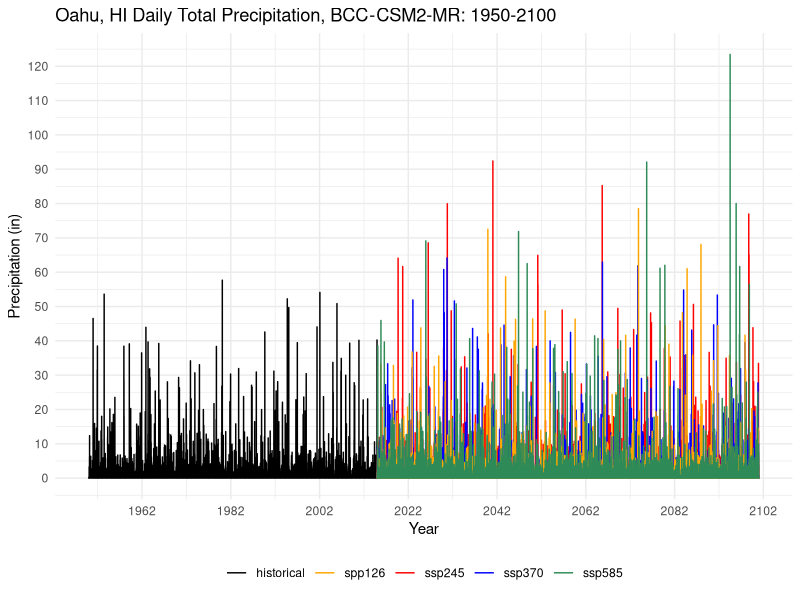
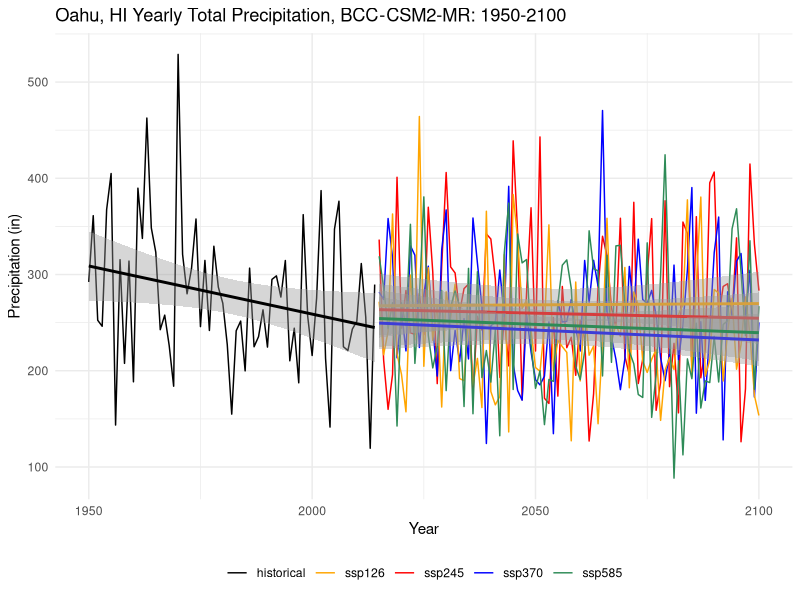
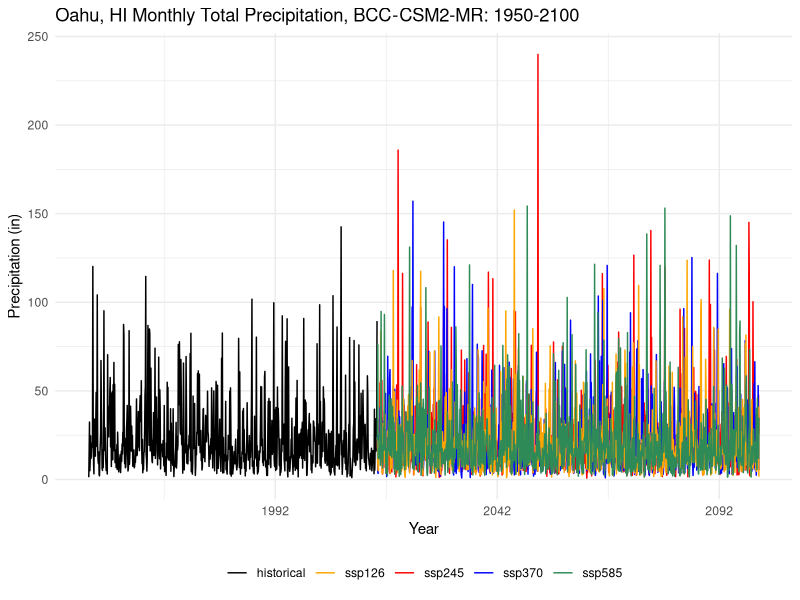
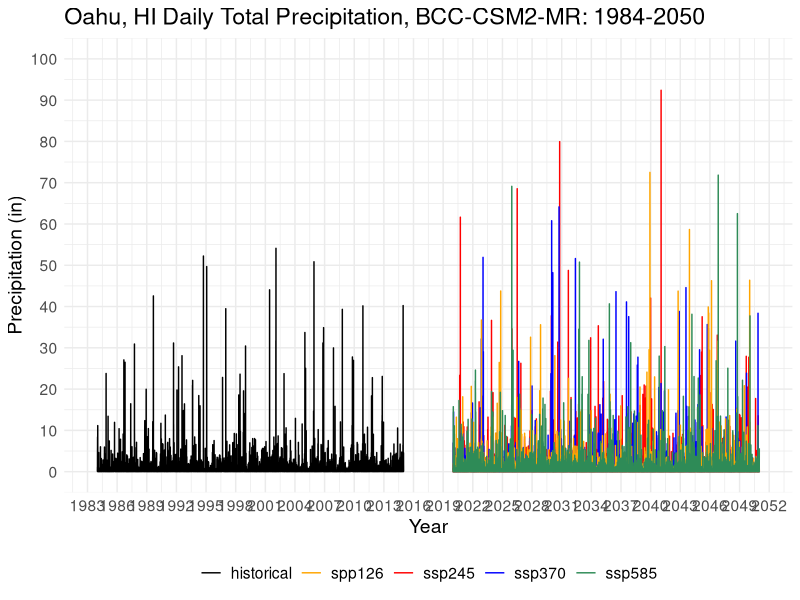
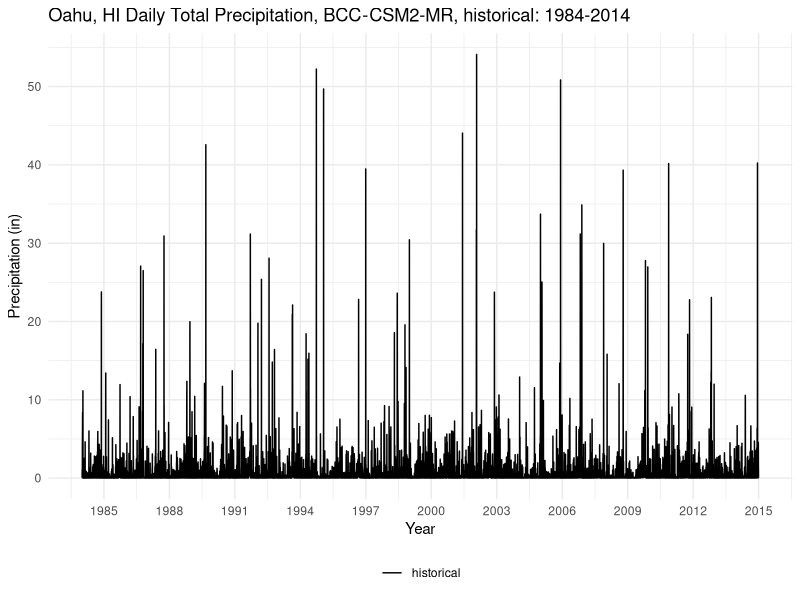
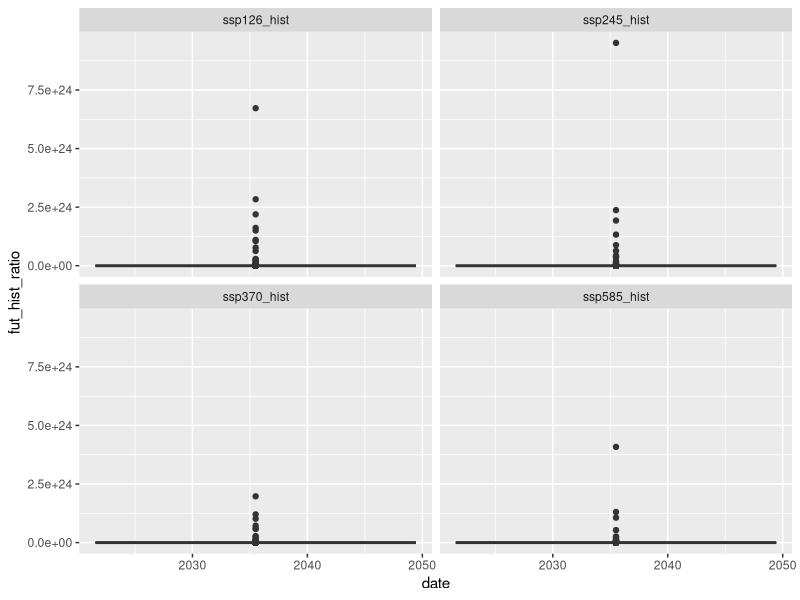
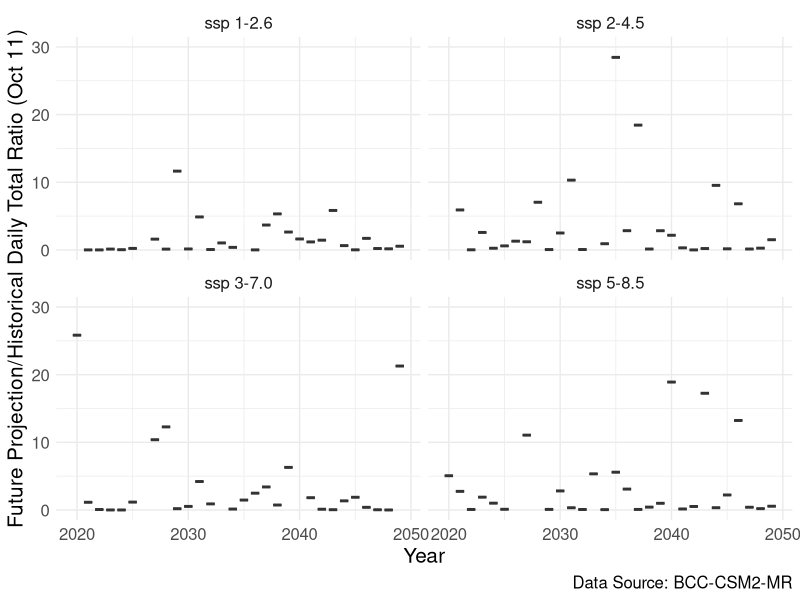

These figures' R source, in order:
## ---- chunk 1
knitr::opts_chunk$set(echo = TRUE)
library(tidyverse)
library(here)
library(lubridate)
library(ggpubr)
library(zoo)
## ---- chunk 2
## Note: these data are from climate model BCC-CSM2-MR (China)
## daily totals
bcc_historical_tot = read.csv(here("climate_change_data", "BCC_daily_tot","oahu_historical_1950_2014_total.csv")) %>%  
  rename(date = dayofyear, pcp = pr) 
bcc_ssp126_tot = read.csv(here("climate_change_data","BCC_daily_tot","oahu_ssp126_2015_2100_total.csv")) %>% 
  rename(date = dayofyear, pcp = pr) 
bcc_ssp245_tot = read.csv(here("climate_change_data","BCC_daily_tot","oahu_ssp245_2015_2100_total.csv")) %>% 
  rename(date = dayofyear, pcp = pr) 
bcc_ssp370_tot = read.csv(here("climate_change_data","BCC_daily_tot","oahu_ssp370_2015_2100_total.csv")) %>% 
  rename(date = dayofyear, pcp = pr)
bcc_ssp585_tot = read.csv(here("climate_change_data","BCC_daily_tot","oahu_ssp585_2015_2100_total.csv")) %>% 
  rename(date = dayofyear, pcp = pr)

bcc_historical_tot$date <- ymd(bcc_historical_tot$date)
bcc_ssp126_tot$date <- ymd(bcc_ssp126_tot$date)
bcc_ssp245_tot$date <- ymd(bcc_ssp245_tot$date)
bcc_ssp370_tot$date <- ymd(bcc_ssp370_tot$date)
bcc_ssp585_tot$date <- ymd(bcc_ssp585_tot$date)
## ---- chunk 3
bcc_daily_tot_proj <- 
  ggplot() +
  geom_line(data = bcc_historical_tot, aes(x=date, y=pcp, color= "black"), size = 0.5) + 
  geom_line(data = bcc_ssp126_tot, aes(x=date, y=pcp, color="orange"), size = 0.5) + 
  geom_line(data = bcc_ssp245_tot, aes(x=date, y=pcp, color="red"), size = 0.5) +
  geom_line(data = bcc_ssp370_tot, aes(x=date, y=pcp, color = "blue"), size = 0.5) +
  geom_line(data = bcc_ssp585_tot, aes(x=date, y=pcp, color = "seagreen"), size = 0.5) + 
  theme_minimal() + 
  scale_y_continuous(breaks=seq(0,150,10)) +
  scale_x_date(date_breaks = "20 years", date_labels = "%Y") +
  ggtitle("Oahu, HI Daily Total Precipitation, BCC-CSM2-MR: 1950-2100") +
   labs(x = "Year",
       y = "Precipitation (in)") +
  scale_color_manual(values = c("black", "orange", "red", "blue", "seagreen", "purple"), 
                     labels = c("historical" , "spp126", "ssp245", "ssp370", "ssp585")) +
  theme(legend.title=element_blank())+
    theme(legend.position="bottom")

bcc_daily_tot_proj

## ---- chunk 4
# add seperate columns for year, month and day
bcc_historical_tot <- bcc_historical_tot %>% 
  mutate(year = year(date)) %>% 
  mutate(month = month(date)) %>% 
  mutate(day = day(date))

bcc_ssp126_tot <- bcc_ssp126_tot %>% 
  mutate(year = year(date)) %>% 
  mutate(month = month(date)) %>% 
  mutate(day = day(date))

bcc_ssp245_tot <- bcc_ssp245_tot %>% 
  mutate(year = year(date)) %>% 
  mutate(month = month(date)) %>% 
  mutate(day = day(date))

bcc_ssp370_tot <- bcc_ssp370_tot %>% 
  mutate(year = year(date)) %>% 
  mutate(month = month(date)) %>% 
  mutate(day = day(date))

bcc_ssp585_tot <- bcc_ssp585_tot  %>% 
  mutate(year = year(date)) %>% 
  mutate(month = month(date)) %>% 
  mutate(day = day(date))


# group by yearly sum of pcp 
bcc_historical_tot_yearly <- bcc_historical_tot %>% 
  group_by(year) %>% 
  mutate(sum = sum(pcp)) %>% 
  select(year, sum) %>% 
  distinct()

bcc_historical_tot_yearly$year <- as.numeric(bcc_historical_tot_yearly$year) 


# group by yearly sum of pcp 
bcc_ssp126_tot_yearly <- bcc_ssp126_tot %>% 
  group_by(year) %>% 
  mutate(sum = sum(pcp)) %>% 
  select(year, sum) %>% 
  distinct()

bcc_ssp126_tot_yearly$year <- as.numeric(bcc_ssp126_tot_yearly$year) 

# group by yearly sum of pcp 
bcc_ssp245_tot_yearly <- bcc_ssp245_tot %>% 
  group_by(year) %>% 
  mutate(sum = sum(pcp)) %>% 
  select(year, sum) %>% 
  distinct()

bcc_ssp245_tot_yearly$year <- as.numeric(bcc_ssp245_tot_yearly$year) 

# group by yearly sum of pcp 
bcc_ssp370_tot_yearly <- bcc_ssp370_tot %>% 
  group_by(year) %>% 
  mutate(sum = sum(pcp)) %>% 
  select(year, sum) %>% 
  distinct()

bcc_ssp370_tot_yearly$year <- as.numeric(bcc_ssp370_tot_yearly$year) 

# group by yearly sum of pcp 
bcc_ssp585_tot_yearly <- bcc_ssp585_tot %>% 
  group_by(year) %>% 
  mutate(sum = sum(pcp)) %>% 
  select(year, sum) %>% 
  distinct()

bcc_ssp585_tot_yearly$year <- as.numeric(bcc_ssp585_tot_yearly$year) 


# group by month (and associated year) sum of pcp
bcc_historical_tot_monthly <- bcc_historical_tot %>% 
  group_by(month,year) %>% 
  mutate(sum = sum(pcp)) %>% 
  select(month, year, sum) %>% 
  distinct()

bcc_historical_tot_monthly$date <- format(as.Date(paste(bcc_historical_tot_monthly$year, bcc_historical_tot_monthly$month, 01), "%Y %m %d"), "%m-%Y")

bcc_historical_tot_monthly$date <- my(bcc_historical_tot_monthly$date)


# group by month (and associated year) sum of pcp
bcc_ssp126_tot_monthly <- bcc_ssp126_tot %>% 
  group_by(month,year) %>% 
  mutate(sum = sum(pcp)) %>% 
  select(month, year, sum) %>% 
  distinct()

bcc_ssp126_tot_monthly$date <- format(as.Date(paste(bcc_ssp126_tot_monthly$year, bcc_ssp126_tot_monthly$month, 01), "%Y %m %d"), "%m-%Y")

bcc_ssp126_tot_monthly$date <- my(bcc_ssp126_tot_monthly$date)


# group by month (and associated year) sum of pcp
bcc_ssp245_tot_monthly <- bcc_ssp245_tot %>% 
  group_by(month,year) %>% 
  mutate(sum = sum(pcp)) %>% 
  select(month, year, sum) %>% 
  distinct()

bcc_ssp245_tot_monthly$date <- format(as.Date(paste(bcc_ssp245_tot_monthly$year, bcc_ssp245_tot_monthly$month, 01), "%Y %m %d"), "%m-%Y")

bcc_ssp245_tot_monthly$date <- my(bcc_ssp245_tot_monthly$date)

# group by yearly sum of daily avg pcp 
bcc_ssp370_tot_monthly <- bcc_ssp370_tot %>% 
  group_by(month,year) %>% 
  mutate(sum = sum(pcp)) %>% 
  select(month, year, sum) %>% 
  distinct() 
  
bcc_ssp370_tot_monthly$date <- format(as.Date(paste(bcc_ssp370_tot_monthly$year, bcc_ssp370_tot_monthly$month, 01), "%Y %m %d"), "%m-%Y")

bcc_ssp370_tot_monthly$date <- my(bcc_ssp370_tot_monthly$date)

# group by yearly sum of daily avg pcp 
bcc_ssp585_tot_monthly <- bcc_ssp585_tot %>% 
  group_by(month,year) %>% 
  mutate(sum = sum(pcp)) %>% 
  select(month, year, sum) %>% 
  distinct() 
  
bcc_ssp585_tot_monthly$date <- format(as.Date(paste(bcc_ssp585_tot_monthly$year, bcc_ssp585_tot_monthly$month, 01), "%Y %m %d"), "%m-%Y")

bcc_ssp585_tot_monthly$date <- my(bcc_ssp585_tot_monthly$date)
## ---- chunk 5
## all three ssps 
bcc_yearly_sum_proj <- 
  ggplot() +
  geom_line(data = bcc_historical_tot_yearly, aes(x=year, y=sum, color="black"), size = 0.5) +
  geom_line(data = bcc_ssp126_tot_yearly, aes(x=year, y=sum, color="orange"), size = 0.5) + 
  geom_line(data = bcc_ssp245_tot_yearly, aes(x=year, y=sum, color="red"), size = 0.5) +
  geom_line(data = bcc_ssp370_tot_yearly, aes(x=year, y=sum, color = "blue"), size = 0.5) +
  geom_line(data = bcc_ssp585_tot_yearly, aes(x=year, y=sum, color = "seagreen"), size = 0.5) +
  theme_minimal() + 
  #scale_y_continuous(breaks=seq(0,450,50)) +
  scale_x_continuous(breaks=seq(1950,2100,50)) + 
  # scale_x_date(date_breaks = "5 years", date_labels = "%Y") +
  ggtitle("Oahu, HI Yearly Total Precipitation, BCC-CSM2-MR: 1950-2100") + 
  scale_color_manual(values = c("black", "orange", "red", "blue", "seagreen"), labels = c("historical", "ssp126", "ssp245", "ssp370", "ssp585")) +
  labs(x = "Year",
       y = "Precipitation (in)") +
  geom_smooth(data = bcc_historical_tot_yearly, aes(x=year, y=sum), method='lm', formula = y~x, color = "black") +
  geom_smooth(data = bcc_ssp126_tot_yearly, aes(x=year, y=sum), method='lm', formula = y~x, color = "orange") + 
  geom_smooth(data = bcc_ssp245_tot_yearly, aes(x=year, y=sum), method='lm', formula = y~x, color = "red") + 
  geom_smooth(data = bcc_ssp370_tot_yearly, aes(x=year, y=sum), method='lm', formula = y~x, color = "blue") + 
  geom_smooth(data = bcc_ssp585_tot_yearly, aes(x=year, y=sum), method='lm', formula = y~x, color = "seagreen") +
  theme(legend.title=element_blank())+
    theme(legend.position="bottom")
# +
#   stat_regline_equation(label.y = 400) +
#   stat_cor(label.y = 400)

bcc_yearly_sum_proj
## ---- chunk 6
# all three ssps 
bcc_monthly_sum_proj <- 
  ggplot() +
  geom_line(data = bcc_historical_tot_monthly, aes(x=date, y=sum, color="black"), size = 0.5) +
  geom_line(data = bcc_ssp126_tot_monthly, aes(x=date, y=sum, color="orange"), size = 0.5) + 
  geom_line(data = bcc_ssp245_tot_monthly, aes(x=date, y=sum, color="red"), size = 0.5) +
  geom_line(data = bcc_ssp370_tot_monthly, aes(x=date, y=sum, color = "blue"), size = 0.5) +
  geom_line(data = bcc_ssp585_tot_monthly, aes(x=date, y=sum, color = "seagreen"), size = 0.5) +
  theme_minimal() + 
  scale_y_continuous(breaks=seq(0,300,50)) +
  #scale_x_continuous(breaks=seq(1850,2100,50)) + 
 scale_x_date(date_breaks = "50 years", date_labels = "%Y") +
  ggtitle("Oahu, HI Monthly Total Precipitation, BCC-CSM2-MR: 1950-2100") + 
  scale_color_manual(values = c("black", "orange", "red", "blue", "seagreen"), labels = c("historical", "ssp126", "ssp245", "ssp370", "ssp585")) +
  labs(x = "Year",
       y = "Precipitation (in)") +
  # geom_smooth(data = bcc_historical_tot_monthly, aes(x=date, y=sum), method='lm', formula = y~x, color = "black") +
  # geom_smooth(data = bcc_ssp126_tot_monthly, aes(x=date, y=sum), method='lm', formula = y~x, color = "orange") +
  # geom_smooth(data = bcc_ssp245_tot_monthly, aes(x=date, y=sum), method='lm', formula = y~x, color = "red") +
  # geom_smooth(data = bcc_ssp370_tot_monthly, aes(x=date, y=sum), method='lm', formula = y~x, color = "blue") +
  # geom_smooth(data = bcc_ssp585_tot_monthly, aes(x=date, y=sum), method='lm', formula = y~x, color = "seagreen") +
  theme(legend.title=element_blank())+
    theme(legend.position="bottom")
  
  # stat_regline_equation(label.y = 200) +
  # stat_cor(label.y = 190)

bcc_monthly_sum_proj
## ---- chunk 7
bcc_historical_tot_1984_2014 <- bcc_historical_tot %>% 
  filter(year %in% (1984:2014))
  
## separate projections based on 2020 to 2070
bcc_ssp126_tot_2020_2050 <- bcc_ssp126_tot %>% 
  filter(year %in% (2020:2050))

bcc_ssp245_tot_2020_2050 <- bcc_ssp245_tot %>% 
  filter(year %in% (2020:2050))

bcc_ssp370_tot_2020_2050 <- bcc_ssp370_tot %>% 
  filter(year %in% (2020:2050))

bcc_ssp585_tot_2020_2050 <- bcc_ssp585_tot %>% 
  filter(year %in% (2020:2050))


bcc_daily_tot_period <- 
  ggplot() +
  geom_line(data = bcc_historical_tot_1984_2014, aes(x=date, y=pcp, color="black"), size = 0.5) + 
  geom_line(data = bcc_ssp126_tot_2020_2050, aes(x=date, y=pcp, color="orange"), size = 0.5) + 
  geom_line(data = bcc_ssp245_tot_2020_2050, aes(x=date, y=pcp, color="red"), size = 0.5) +
  geom_line(data = bcc_ssp370_tot_2020_2050, aes(x=date, y=pcp, color = "blue"), size = 0.5) +
  geom_line(data = bcc_ssp585_tot_2020_2050, aes(x=date, y=pcp, color = "seagreen"), size = 0.5) + 
  theme_minimal() + 
  scale_y_continuous(breaks=seq(0,100,10), limits = c(0, 100)) +
  scale_x_date(date_breaks = "3 years", date_labels = "%Y") +
  ggtitle("Oahu, HI Daily Total Precipitation, BCC-CSM2-MR: 1984-2050") +
   labs(x = "Year",
       y = "Precipitation (in)") +
  scale_color_manual(values = c("black", "orange", "red", "blue", "seagreen"), labels = c("historical", "spp126", "ssp245", "ssp370", "ssp585")) +
   theme(legend.title=element_blank())+
    theme(legend.position="bottom") +
    theme(text = element_text(size=14))

bcc_daily_tot_period

#ggsave('bcc_daily_tot_period.png', bcc_daily_tot_period, width = 12, height = 8, units = "in")

## ---- chunk 8
bcc_daily_tot_period_hist <- 
  ggplot() +
  geom_line(data = bcc_historical_tot_1984_2014, aes(x=date, y=pcp, color="black"), size = 0.5) +  
  theme_minimal() + 
  scale_y_continuous(breaks=seq(0,50,10)) +
  scale_x_date(date_breaks = "3.5 years", date_labels = "%Y") +
  ggtitle("Oahu, HI Daily Total Precipitation, BCC-CSM2-MR, historical: 1984-2014 ") +
   labs(x = "Year",
       y = "Precipitation (in)") +
  scale_color_manual(values = c("black"), labels = c("historical")) + 
 theme(legend.title=element_blank()) +
    theme(legend.position="bottom")

bcc_daily_tot_period_hist
## ---- chunk 9
## merge the data frames together 
bcc_daily_tot_prec_merge1 <- bcc_ssp126_tot_2020_2050 %>% right_join(bcc_ssp245_tot_2020_2050, by = c("date")) 
bcc_daily_tot_prec_merge2 <- bcc_daily_tot_prec_merge1 %>%  right_join(bcc_ssp370_tot_2020_2050, by = c("date"))
bcc_daily_tot_prec_merge_fin <- bcc_daily_tot_prec_merge2 %>% right_join(bcc_ssp585_tot_2020_2050,by = c("date")) %>% 
  select(date, year.x, month.x, day.x, pcp.x, pcp.y, pcp.x.x, pcp.y.y) %>% 
  rename(year = year.x,
         month = month.x,
         day = day.x,
         ssp126_pcp=pcp.x,
         ssp245_pcp=pcp.y,
         ssp370_pcp = pcp.x.x ,
         ssp585_pcp = pcp.y.y )

bcc_historical_tot_1984_2014_rename <- bcc_historical_tot_1984_2014 %>% 
  rename(hist_date = date,
         hist_pcp = pcp,
         hist_year = year,
         hist_month = month,
         hist_day = day)

bcc_merge_his_proj <- cbind(bcc_daily_tot_prec_merge_fin, bcc_historical_tot_1984_2014_rename) 

bcc_ratio_df <- bcc_merge_his_proj %>% 
  mutate(ssp126_hist = ssp126_pcp/hist_pcp,
         ssp245_hist = ssp245_pcp/hist_pcp,
         ssp370_hist = ssp370_pcp/hist_pcp,
         ssp585_hist = ssp585_pcp/hist_pcp) %>% 
  select(date, ssp126_hist,ssp245_hist, ssp370_hist, ssp585_hist) %>% 
  pivot_longer(cols = ssp126_hist:ssp585_hist,
               names_to = c("ssp"),
               values_to = "fut_hist_ratio")

ggplot(data = bcc_ratio_df, aes(x=date, y=fut_hist_ratio,  group=ssp)) +
  geom_boxplot() +
  facet_wrap(~ssp)
  #scale_y_continuous(limits = c(0,0.0e+00))
## ---- chunk 10
ssp_names <- c(
                    `ssp126_hist` = "ssp 1-2.6",
                    `ssp245_hist` = "ssp 2-4.5",
                    `ssp370_hist` = "ssp 3-7.0",
                    `ssp585_hist` = "ssp 5-8.5"
                    )

bcc_merge_his_proj_filt <- bcc_merge_his_proj %>% 
  filter(month == "10") %>% 
  filter(day == "11") %>% 
  mutate(ssp126_hist = ssp126_pcp/hist_pcp,
         ssp245_hist = ssp245_pcp/hist_pcp,
         ssp370_hist = ssp370_pcp/hist_pcp,
         ssp585_hist = ssp585_pcp/hist_pcp) %>% 
  select(date, year, month, day, ssp126_hist,ssp245_hist, ssp370_hist, ssp585_hist) %>% 
  pivot_longer(cols = ssp126_hist:ssp585_hist,
               names_to = c("ssp"),
               values_to = "fut_hist_ratio")


proj_hist_oct11_BCC <- ggplot(data = bcc_merge_his_proj_filt, aes(x=year, y=fut_hist_ratio,  group=year)) +
  geom_boxplot() +
  facet_wrap(~ssp, labeller = as_labeller(ssp_names)) +
  theme_minimal() +
  labs(x="Year", 
       y="Future Projection/Historical Daily Total Ratio (Oct 11)", 
       caption = "Data Source: BCC-CSM2-MR") +
  scale_y_continuous(limits = c(0,30)) +
    theme(text = element_text(size=15))

proj_hist_oct11_BCC

#ggsave('proj_hist_oct11_BCC.png', proj_hist_oct11_BCC, width = 12, height = 10, units = "in")
                     
